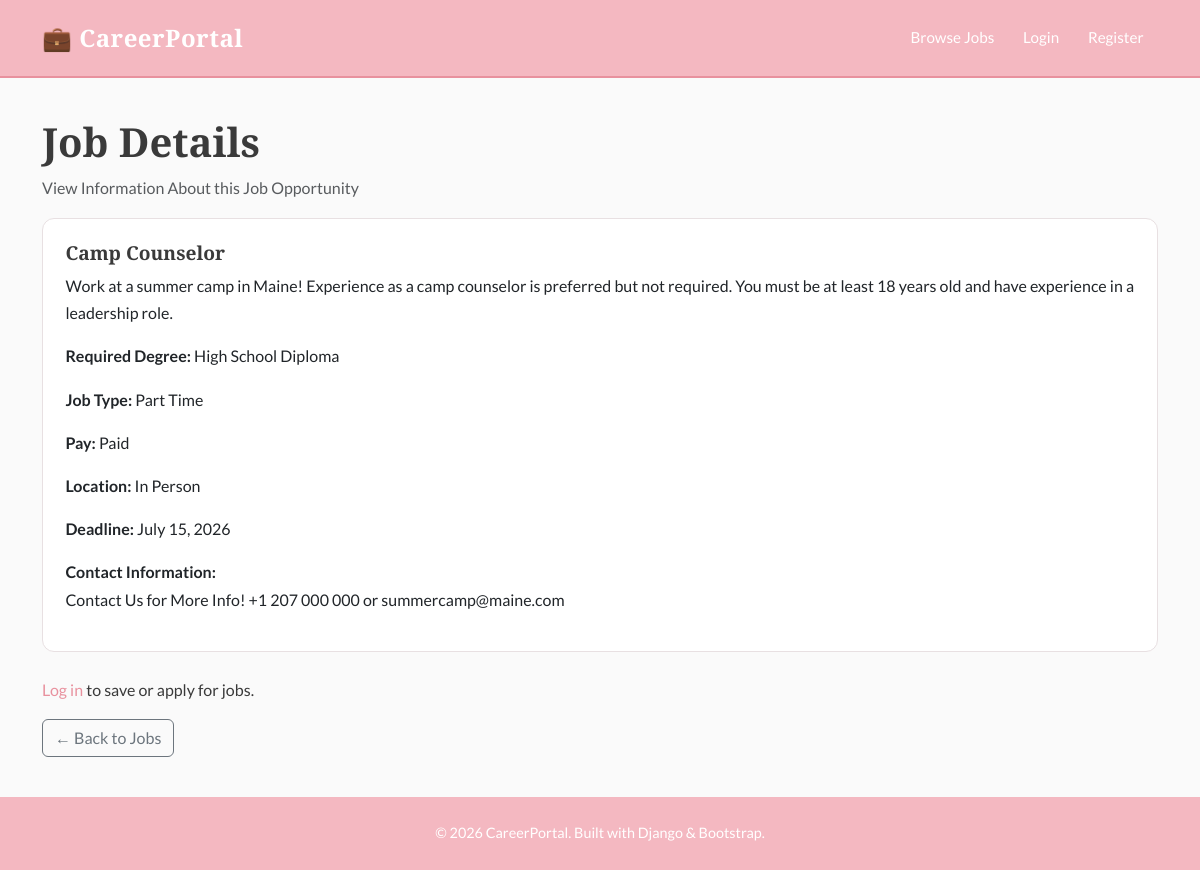
The app's page /jobs/2/ with its own data.
### careerportal/models.py (models this page shows, shortened)
class Job(models.Model):
    DEGREE_CHOICES = [
        ("high_school", "High School Diploma"),
        ("bachelors", "Bachelor's Degree"),
        ("masters", "Master's Degree"),
        ("phD", "PhD"),
        ("post_doc", "Post-Doctorate")
    ]
    JOB_TYPE_CHOICES = [
        ('full_time', 'Full Time'),
        ('part_time', 'Part Time'),
        ('internship', 'Internship'),
    ]
    PAY_CHOICES = [
        ('paid', 'Paid'),
        ('unpaid', 'Unpaid'),
    ]
    contact_info = models.TextField(
        help_text="Include contact email, phone, and/or company website link.",
        blank=True,
        default=''
    )
    title = models.CharField(max_length=200)
    description = models.TextField()
    required_degree = models.CharField(
        max_length=50,
        choices=DEGREE_CHOICES,
        default="bachelors"
    )
    deadline = models.DateField(default=date.today) # temporary default
    created_at = models.DateTimeField(auto_now_add=True)
    created_by = models.ForeignKey(
        Employee,
        on_delete=models.CASCADE,
        null=True
    )
    job_type = models.CharField(
        max_length=20,
        choices=JOB_TYPE_CHOICES,
        default='full_time'
    )
    pay_status = models.CharField(
        max_length=10,
        choices=PAY_CHOICES,
        default='paid'
    )
    LOCATION_TYPE_CHOICES = [
    ('in_person', 'In Person'),
    ('remote', 'Remote'),
    ('hybrid', 'Hybrid'),
    ]
    location_type = models.CharField(
        max_length=20,
        choices=LOCATION_TYPE_CHOICES,
        default='in_person'
        )

### careerportal/views.py (the view, shortened to what this page needs)
# urls.py: path('jobs/<int:job_id>/', views.job_detail, name='job_detail'),
def job_detail(request, job_id):
    job = get_object_or_404(Job, pk=job_id)
    is_saved = False
    is_applicant = False
    return render(request, 'careerportal/job_detail.html', {
        'job': job,
        'is_saved': is_saved,
        'is_applicant': is_applicant,})

### careerportal/context_processors.py (called while the page is built)
def user_roles(request):
    is_applicant = False
    is_employee = False
    if request.user.is_authenticated:
        is_applicant = Applicant.objects.filter(id=request.user.id).exists()
        is_employee = Employee.objects.filter(id=request.user.id).exists()
    return {
        'is_applicant': is_applicant,
        'is_employee': is_employee,
    }

### careerportal/templates/careerportal/job_detail.html (shortened to what this page needs)
{% extends "careerportal/base.html" %}
{% block content %}
<h1>Job Details</h1>
<p class="text-muted">View Information About this Job Opportunity</p>
<div class="card mb-4">
    <div class="card-body">
        <h2 class="card-title">{{ job.title }}</h2>
        <p>
            {{ job.description }}
        </p>
        <p>
            <strong>Required Degree:</strong>
            {{ job.get_required_degree_display }}
        </p>
        <p>
            <strong>Job Type:</strong>
            {{ job.get_job_type_display }}
        </p>
        <p>
            <strong>Pay:</strong>
            {{ job.get_pay_status_display }}
        </p>
        <p>
            <strong>Location:</strong>
            {{ job.get_location_type_display }}
        </p>
        <p>
            <strong>Deadline:</strong>
            {{ job.deadline }}
        </p>
        <p>
            <strong>Contact Information:</strong><br>
            {{ job.contact_info }}
        </p>
    </div>
</div>
{% if request.user.is_authenticated and is_applicant %}
<div class="d-flex gap-2 mb-4">
    <form method="POST"
          action="{% url 'toggle_save_job' job.id %}">
        {% csrf_token %}
        {% if is_saved %}
            <button type="submit"
                    class="btn btn-outline-primary">
                ★ Unsave Job
            </button>
        {% else %}
            <button type="submit"
                    class="btn btn-outline-primary">
                ☆ Save Job
            </button>
        {% endif %}
    </form>
    <a href="{% url 'apply_job' job.id %}"
       class="btn btn-success">
        📝 Apply Now
    </a>
</div>
{% elif not request.user.is_authenticated %}
<p>
    <a href="{% url 'login' %}">Log in</a> to save or apply for jobs.
</p>
{% endif %}
<a href="{% url 'job_list' %}"
   class="btn btn-outline-secondary">
    ← Back to Jobs
</a>
{% endblock %}

### careerportal/static/careerportal/css/style.css (style rules this page uses)
:root { --pink: #f4b8c1; --pink-dark: #e8919e; --pink-light: #fdeef0; --blue: #b8d4f4; --blue-dark: #8ab8ef; --blue-light: #eef4fd; --white: #ffffff; --off-white: #fafafa; --text-dark: #3a3a3a; --text-muted: #888888; --border: #e8e0e2; }
body { font-family: 'Lato', sans-serif; font-size: 16px; background-color: var(--off-white); color: var(--text-dark); line-height: 1.7; }
h1, h2, h3 { font-family: 'Playfair Display', serif; font-weight: 600; color: var(--text-dark); }
a { color: var(--pink-dark); text-decoration: none; }
.card { border: 1px solid var(--border); border-radius: 12px; background-color: var(--white); transition: box-shadow 0.2s ease, transform 0.2s ease; }
.card-title { font-family: 'Playfair Display', serif; font-size: 1.2rem; color: var(--text-dark); }
.card-body { padding: 1.4rem; }

### records on screen
Job: title "Camp Counselor", description "Work at a summer camp in Maine! Experience as a camp counselor is preferred but not required. You must be at least 18 years old and have experience in a leadership role.", required_degree "High School Diploma", job_type "Part Time", pay_status "Paid", location_type "In Person", deadline "July 15, 2026", contact_info "Contact Us for More Info! +1 207 000 000 or summercamp@maine.com"
